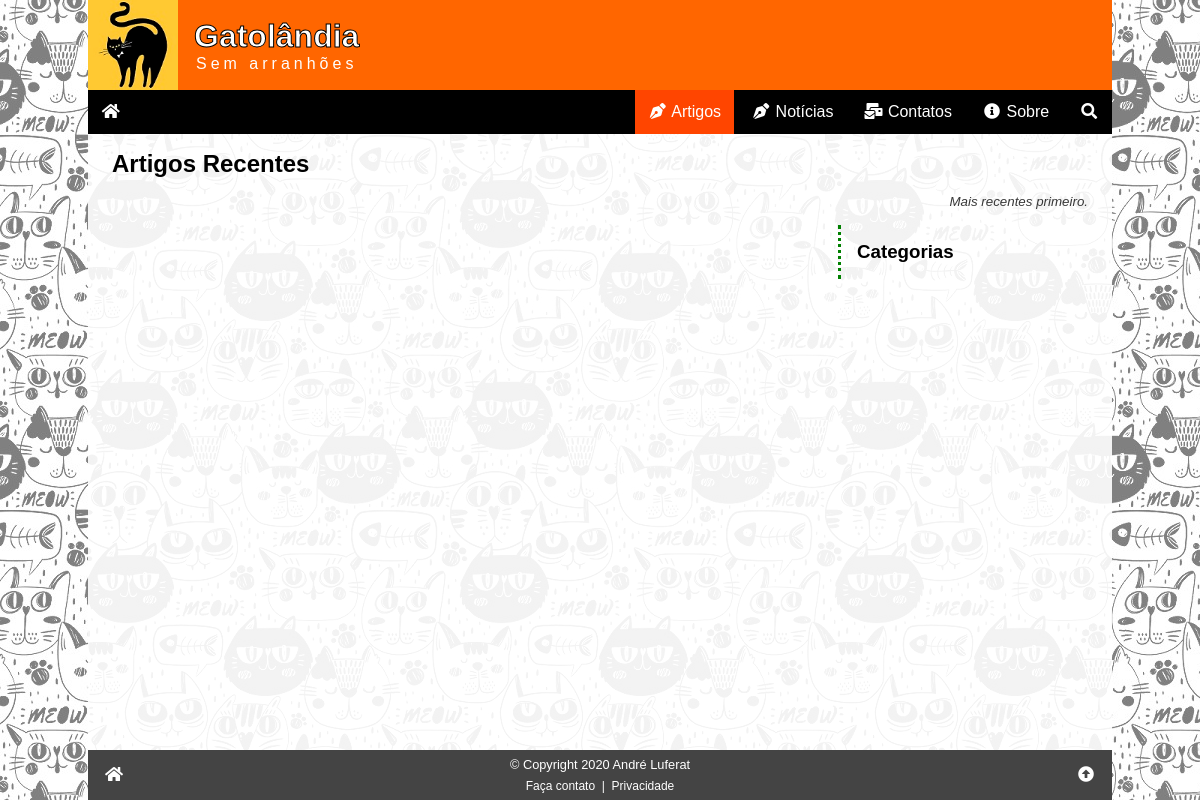
The page /artigos.php on the database as committed earlier.
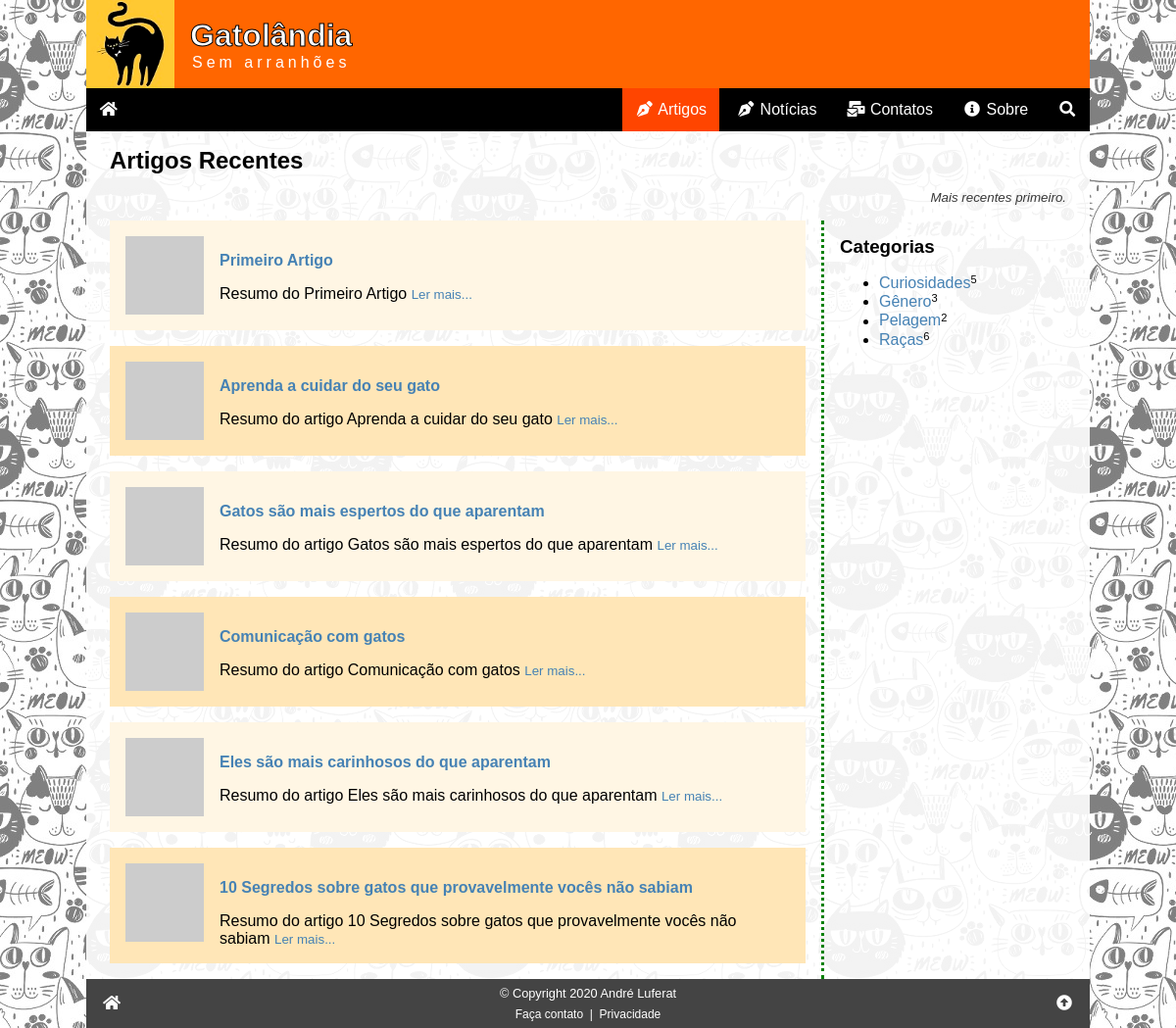
The same page on the database as committed later.
### tables this page shows
CREATE TABLE artigos (
    id_artigo INT PRIMARY KEY NOT NULL AUTO_INCREMENT,
    data TIMESTAMP DEFAULT CURRENT_TIMESTAMP,
    titulo VARCHAR(255) NOT NULL,
    imagem VARCHAR(255) COMMENT 'URL da imagem - thumbnail',
    resumo VARCHAR(255) NOT NULL COMMENT 'Resumo do artigo',
    texto LONGTEXT NOT NULL COMMENT 'Texto (HTML) do artigo completo',
    autor_id INT NOT NULL,
    campo1 TEXT COMMENT 'Reservado para uso futuro',
    campo2 TEXT COMMENT 'Reservado para uso futuro',
    campo3 TEXT COMMENT 'Reservado para uso futuro',
    status ENUM ('inativo', 'ativo') DEFAULT 'ativo',

 
    FOREIGN KEY (autor_id) REFERENCES autores (id_autor)
);

CREATE TABLE categorias (
    id_categoria INT PRIMARY KEY NOT NULL AUTO_INCREMENT,
    nome VARCHAR(127) NOT NULL
);

### artigos.php (the view, shortened to what this page needs)
<?php
require '_config.php';
$css = "css/artigos.css";
$menu = "artigos";
$sql = "SELECT id_artigo, titulo, imagem, resumo FROM artigos WHERE status = 'ativo' ORDER BY data DESC";
$res = $conn->query($sql);
$artigos = '';
while ($art = $res->fetch_assoc()) {
    $artigos .= <<<HTML
<div class="artigo">
    <a href="artigo.php?id={$art['id_artigo']}"><img src="{$art['imagem']}" alt="{$art['titulo']}"></a>
    <a href="artigo.php?id={$art['id_artigo']}"><h4>{$art['titulo']}</h4></a>
    <span>{$art['resumo']}</span>
    <small><a href="artigo.php?id={$art['id_artigo']}">Ler mais...</a></small>
</div>
HTML;
}
$sql = "SELECT * FROM categorias ORDER BY nome";
$res = $conn->query($sql);
$categoria = '<ul>';
while ($cat = $res->fetch_assoc()) {
    $sql2 = "SELECT id_art_cat FROM art_cat WHERE categoria_id = {$cat['id_categoria']}";
    $res2 = $conn->query($sql2);
    $total = $res2->num_rows;
    if ($total > 0) {
        $categoria .= <<<HTML
        <li><a href="artigos.php?c={$cat['id_categoria']}">{$cat['nome']}</a><small><sup>{$total}</sup></small></li>
HTML;
    }
}
$categoria .= '</ul>';
require '_header.php';
?>
<h2>Artigos Recentes</h2>
<small class="subtitulo">Mais recentes primeiro.</small>
<div class="row">
    <div class="col1"><?php echo $artigos ?></div>
    <aside class="col2">
        <h3>Categorias</h3>
        <?php echo $categoria ?>
    </aside>
</div>
<?php
require '_footer.php';
?>

### _header.php (shortened to what this page needs)
<?php
if ( $css == "" ) {
    $css = null;
} else {
    $css = "\t<link rel=\"stylesheet\" href=\"{$css}\">\n";
}
?><!DOCTYPE html>
<html lang="pt-br">
<head>
    <link rel="stylesheet" href="css/global.css">
<?php echo $css ?>
    <link rel="stylesheet" href="css/all.min.css">
</head>
<body>
<div class="wrap">
    <header class="header">
        <a href="index.php"><img src="img/logo01.jpg" alt="Gatolândia" title="Home Page do Gatolândia"></a>
        <h1>Gatolândia<small>Sem arranhões</small></h1>
    </header>
    <nav>
        <div class="nav">
            <a href="/" title="Página inicial"><i class="fas fa-fw fa-home"></i></a>
            <div id="menulinks">
                <a <?php echo ($menu == 'artigos') ? 'class="active"' : null; ?> href="artigos.php"><i class="fas fa-fw fa-pen-nib"></i> Artigos</a>
                <a <?php echo ($menu == 'noticias') ? 'class="active"' : null; ?> href="noticias.php"><i class="fas fa-fw fa-pen-nib"></i> Notícias</a>
                <a <?php echo ($menu == 'contatos') ? 'class="active"' : null; ?> href="contatos.php"><i class="fas fa-fw fa-mail-bulk"></i> Contatos</a>
                <a <?php echo ($menu == 'sobre') ? 'class="active"' : null; ?> href="sobre.php"><i class="fas fa-fw fa-info-circle"></i> Sobre</a>
                <a <?php echo ($menu == 'procurar') ? 'class="active"' : null; ?> href="procurar.php" title="Procurar"><i class="fas fa-fw fa-search"></i><span>&nbsp;Procurar</span></a>
            </div>
        </div>
    </nav>
    <main class="main">

### _footer.php (shortened to what this page needs)
    </main>
    <footer class="footer">
        <a href="/" title="Ir para a página inicial"><i class="fas fa-fw fa-home"></i></a>
        <div>
            &copy; Copyright 2020 André Luferat
            <div>
                <a href="/contatos.php">&nbsp;Faça contato&nbsp;</a>
                |
                <a href="/privacidade.php">&nbsp;Privacidade&nbsp;</a>
            </div>
        </div>
        <a href="#topo" title="Ir para o topo da página"><i class="fas fa-fw fa-arrow-alt-circle-up"></i></a>
    </footer>
</div>
</body>
</html>

### css/global.css (style rules this page uses)
:root { --tamanho-texto-site: 16px; --tipo-fonte-site: sans-serif; --cor-dos-links: steelblue; --cor-dos-links-em-hover: orangered; --fundo-da-pagina: url('/img/fundo02.jpg') black fixed; }
* { box-sizing: border-box; }
html, body { padding: 0; margin: 0; width: 100%; height: 100%; position: relative; font-size: var(--tamanho-texto-site); font-family: var(--tipo-fonte-site); }
a { color: var(--cor-dos-links); text-decoration: none; }
p, h1, h2, h3, h4, h5 { margin: 1rem 0; }
body { background: var(--fundo-da-pagina); }
.wrap { background: rgba(255, 255, 255, .9); width: 100%; max-width: 1024px; margin: auto; }
.header { background: #ff6600; color: white; display: flex; align-items: center; }
.header img { width: 90px; height: 90px; display: block; margin-right: 1rem; }
.header h1 { margin: 0; text-align: center; -webkit-text-stroke: 1px #000; }
.header small { display: block; font-size: 1rem; font-weight: normal; letter-spacing: .25rem; text-shadow: none; -webkit-text-stroke: 0; }
.footer { display: flex; justify-content: space-between; align-items: center; background: #444; color: white; text-align: center; }
.footer a { padding: 1rem; color: white; }
.footer>div { font-size: .8rem; }
.footer>div>div { font-size: .75rem; margin-top: .4rem; }
.footer>div>div a { padding: 0; }
.main { padding: 0 1.5rem; }
.nav { background: #000; display: flex; justify-content: flex-end; position: relative; }
.nav a { display: block; padding: .8rem; color: #fff; }
.nav a:hover, .active { background: orangered; text-decoration: none; }
.nav>a:first-child { margin-right: auto; }
#menulinks { display: none; background: #333; position: absolute; top: 2.75rem; left: 0; box-shadow: 5px 5px 5px #888; min-width: 70%; }
@media (min-width: 575px) { #menulinks { display: inline-block; background: inherit; position: relative; top: auto; left: auto; box-shadow: none; min-width: auto; } }
@media (min-width: 575px) { .nav a { display: inline-block; } }
.wrap { display: flex; flex-direction: column; min-height: 100%; }
.main { flex-grow: 1; }

### css/artigos.css (style rules this page uses)
.artigo { padding: 1rem; overflow: auto; margin-bottom: 1rem; }
.artigo:nth-child(even) { background: rgb(255, 230, 183); }
.artigo:nth-child(odd) { background: rgb(255, 246, 228); }
.artigo img { width: 80px; height: 80px; float: left; margin-right: 1rem; }
.subtitulo { display: block; margin-bottom: 1rem; text-align: right; color: rgb(56, 56, 56); font-style: italic; }
.row { display: flex; width: 100%; flex-direction: column; }
.col2 { width: 100%; border-top: 3px dotted green; margin-top: 2rem; margin-bottom: 2rem; }
@media (min-width: 640px) { .row { flex-direction: row; } }
@media (min-width: 640px) { .col1 { flex-grow: 1; padding-right: 1rem; } }
@media (min-width: 640px) { .col2 { width: 250px; padding-left: 1rem; border: 0; margin: 0; border-left: 3px dotted green; } }

Rows that differ between the two databases and show on the page:
added artigos: titulo "Primeiro Artigo", resumo "Resumo do Primeiro Artigo"
added artigos: titulo "Aprenda a cuidar do seu gato", resumo "Resumo do artigo Aprenda a cuidar do seu gato"
added artigos: titulo "Gatos são mais espertos do que aparentam", resumo "Resumo do artigo Gatos são mais espertos do que aparentam"
added artigos: titulo "Comunicação com gatos", resumo "Resumo do artigo Comunicação com gatos"
added artigos: titulo "Eles são mais carinhosos do que aparentam", resumo "Resumo do artigo Eles são mais carinhosos do que aparentam"
added artigos: titulo "10 Segredos sobre gatos que provavelmente vocês não sabiam", resumo "Resumo do artigo 10 Segredos sobre gatos que provavelmente vocês não sabiam"
added categorias: nome "Curiosidades", total "5"
added categorias: nome "Gênero", total "3"
added categorias: nome "Pelagem", total "2"
added categorias: nome "Raças", total "6"
